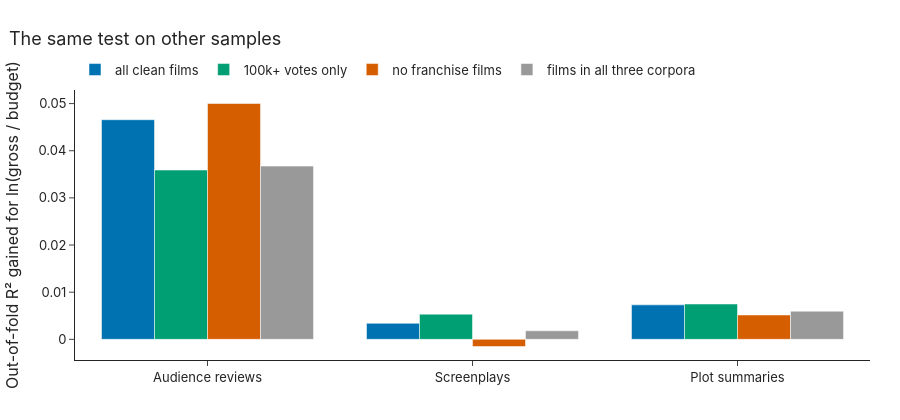

Notebook source saved alongside this figure:
### Markdown cell above
## 5. Other samples and the number of components

The 100k+ tier has hand-checked money but few flops; dropping franchise films removes the sequel effect entirely
instead of controlling for it; the shared sample puts the three corpora on the same films.

### Code cell
R.fig_samples(r).show()
display(R.samples_table(r))
display(Markdown(say["samples"]))
display(R.components_table(r))

### Figure 1 — Plotly figure (JSON) as saved in the notebook; plotly's stock layout.template omitted (floating-point values rounded to 4 significant figures)
{"data": [{"customdata": [[5405.0, 0.002, 0.00077], [1538.0, 0.00798, 0.00138], [1625.0, 0.002, 0.00134]], "hovertemplate": "gain %{y:+.3f}<br>%{customdata[0]:,} films, shuffle p = %{customdata[1]:.3f}<br>shuffle 95th pct %{customdata[2]:.3f}<extra></extra>", "marker": {"color": "#0072B2"}, "name": "all clean films", "type": "bar", "x": ["Audience reviews", "Screenplays", "Plot summaries"], "y": [0.04658, 0.0034, 0.00731]}, {"customdata": [[1969.0, 0.00498, 0.00149], [1007.0, 0.01493, 0.00195], [1064.0, 0.00995, 0.00158]], "hovertemplate": "gain %{y:+.3f}<br>%{customdata[0]:,} films, shuffle p = %{customdata[1]:.3f}<br>shuffle 95th pct %{customdata[2]:.3f}<extra></extra>", "marker": {"color": "#009E73"}, "name": "100k+ votes only", "type": "bar", "x": ["Audience reviews", "Screenplays", "Plot summaries"], "y": [0.03591, 0.00534, 0.00749]}, {"customdata": [[3979.0, 0.00498, 0.00144], [1080.0, 0.6169, 0.00118], [1129.0, 0.00995, 0.00147]], "hovertemplate": "gain %{y:+.3f}<br>%{customdata[0]:,} films, shuffle p = %{customdata[1]:.3f}<br>shuffle 95th pct %{customdata[2]:.3f}<extra></extra>", "marker": {"color": "#D55E00"}, "name": "no franchise films", "type": "bar", "x": ["Audience reviews", "Screenplays", "Plot summaries"], "y": [0.05002, -0.00152, 0.00517]}, {"customdata": [[1385.0, 0.00498, 0.00128], [1301.0, 0.04478, 0.00144], [1385.0, 0.00498, 0.00092]], "hovertemplate": "gain %{y:+.3f}<br>%{customdata[0]:,} films, shuffle p = %{customdata[1]:.3f}<br>shuffle 95th pct %{customdata[2]:.3f}<extra></extra>", "marker": {"color": "#999999"}, "name": "films in all three corpora", "type": "bar", "x": ["Audience reviews", "Screenplays", "Plot summaries"], "y": [0.03674, 0.00181, 0.00596]}], "layout": {"barmode": "group", "font": {"family": "Inter, Helvetica, Arial, sans-serif", "size": 13}, "height": 420, "legend": {"orientation": "h", "x": 0, "y": 1.02, "yanchor": "bottom"}, "margin": {"b": 60, "l": 70, "r": 30, "t": 90}, "title": {"text": "The same test on other samples", "x": 0.01, "xanchor": "left"}, "yaxis": {"title": {"text": "Out-of-fold R² gained for ln(gross / budget)"}}}}
